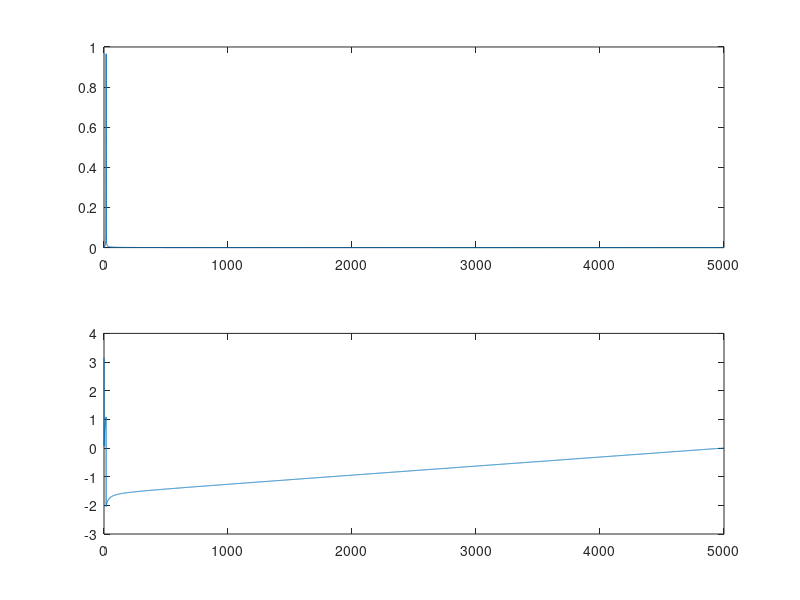

Write the MATLAB code that produced this figure.

N = 16384;Fs = 10000;

t = (0:(N-1))/Fs;
x = 1 + sin(2*pi*17*t-0.01);

X = fft(x - mean(x));

X = X(1:ceil((N+1)/2));

mag = abs(X) / N;
mag(2:end-1) = 2*mag(2:end-1);

phase = angle(X);

f = (0:ceil((N-1)/2)) * Fs / N;

subplot(211);
plot(f,mag);
subplot(212);
plot(f,phase);

temp = find(mag==max(mag));
idx = temp(1);

m = mag(idx)
p = phase(idx)